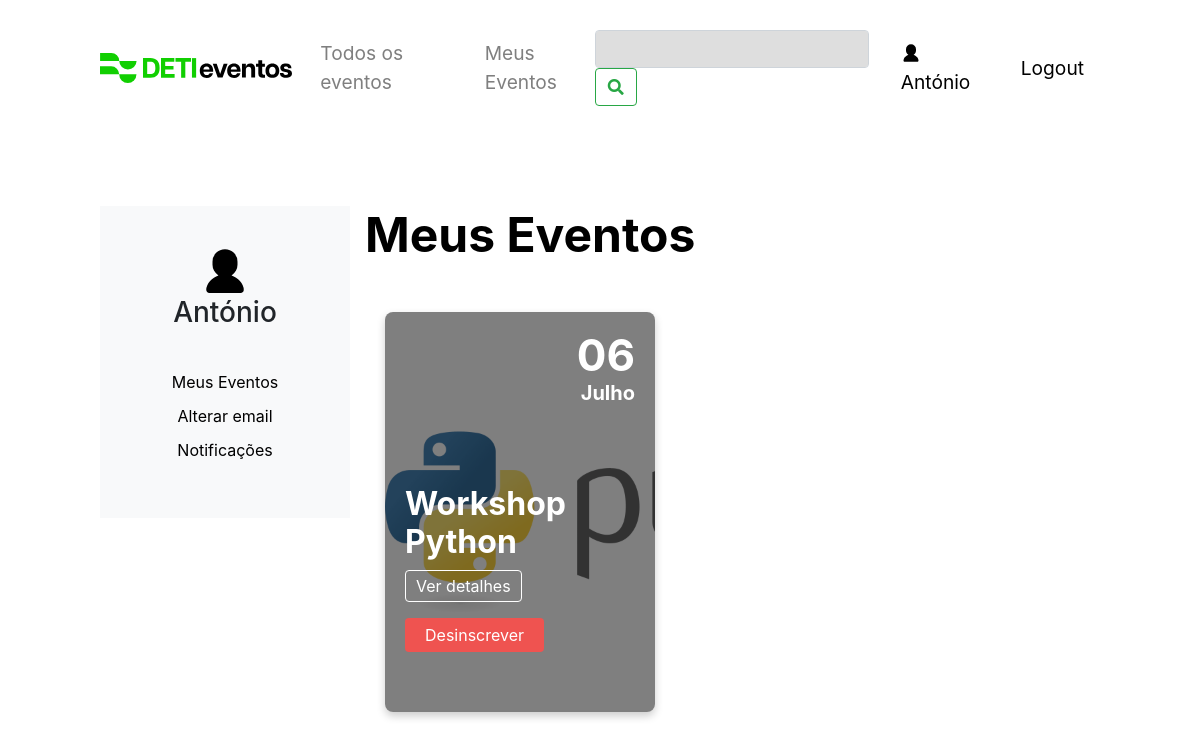
Page /meus_eventos (signed in) on the committed database.
### tables this page shows
CREATE TABLE users (
    id INTEGER PRIMARY KEY,
    email TEXT NOT NULL,
    name TEXT NOT NULL,
    password TEXT NOT NULL
    );

CREATE TABLE events (
    id INTEGER PRIMARY KEY,
    name TEXT NOT NULL,
    description TEXT NOT NULL,
    location TEXT NOT NULL,
    image TEXT,
    date DATE,
    user_id INTEGER,           
    colaborator TEXT , 
    vagas INTEGER,
    lotacao INTEGER,
    preco INTEGER,
    esgotado boolean DEFAULT 0,
    FOREIGN KEY(user_id) REFERENCES users(id)
    );

### DETI_EVENTOS_CODIGO/app.py (the view)
@app.route('/meus_eventos')
def meus_eventos():
    events = get_user_associated_events(2)
    user_id = get_user_id(session.get('user_email'))
    converted_events = []
    for event in events:
        converted_event = list(event)
        converted_event[5] = datetime.strptime(event[5], '%Y-%m-%d').date()
        converted_events.append(tuple(converted_event))
    converted_events.sort(key=lambda x: x[5])
    user = 'user_email' in session
    name = session.get('user_name')
    user_events = get_user_events(user_id)
    user_events = list(user_events)
    event = get_events()
    return render_template('eventos.html', events=converted_events, is_admin=False, user_id=2, name=name, user=user, user_events=user_events, event=event)

### DETI_EVENTOS_CODIGO/app.py (called while the page is built)
@app.template_filter('formatdate')
def format_date(value, format='%d-%B'):
    if value is None:
        return ""
    month_names = {
        'January': 'Janeiro', 'February': 'Fevereiro', 'March': 'Março',
        'April': 'Abril', 'May': 'Maio', 'June': 'Junho',
        'July': 'Julho', 'August': 'Agosto', 'September': 'Setembro',
        'October': 'Outubro', 'November': 'Novembro', 'December': 'Dezembro'
    }
    formatted_date = value.strftime(format)
    for eng, pt in month_names.items():
        formatted_date = formatted_date.replace(eng, pt)
    return formatted_date

### DETI_EVENTOS_CODIGO/models.py (called while the page is built)
def get_user_id(email):
    connection = sqlite3.connect('data.db', check_same_thread=False)
    cursor = connection.cursor()
    cursor.execute("SELECT id FROM users WHERE email = ?", (email,))
    user_id = cursor.fetchall()
    if len(user_id) == 0:
        return None
    return user_id[0][0]

def get_events():
    connection = sqlite3.connect('data.db', check_same_thread=False)
    cursor = connection.cursor()
    try:
        cursor.execute("SELECT * FROM events")
        results = cursor.fetchall()
        return results
    except Exception as e:
        print(e)
        return None

def get_user_events(user_id):
    connection = sqlite3.connect('data.db', check_same_thread=False)
    cursor = connection.cursor()
    try:
        cursor.execute("SELECT * FROM user_events WHERE user_id = ?", (user_id,))
        results = cursor.fetchall()
        return results
    except Exception as e:
        print(e)
        return None

def get_user_associated_events(user_id):
    connection = sqlite3.connect('data.db', check_same_thread=False)
    cursor = connection.cursor()
    cursor.execute("""
    SELECT events.*
    FROM events
    JOIN user_events ON events.id = user_events.event_id
    WHERE user_events.user_id = ?
    """, (user_id,))
    return cursor.fetchall()

### DETI_EVENTOS_CODIGO/templates/eventos.html (shortened to what this page needs)
<!DOCTYPE html>
<html lang="en">
<head>
  <link rel="stylesheet" href="https://cdnjs.cloudflare.com/ajax/libs/font-awesome/5.15.1/css/all.min.css">
  <link rel="stylesheet" href="https://stackpath.bootstrapcdn.com/bootstrap/4.3.1/css/bootstrap.min.css">
  <link rel="stylesheet" href="/static/css/navbar_style.css">
  <link rel="stylesheet" href="/static/css/perfil.css">
  <link rel="stylesheet" href="/static/css/style.css">
  <link rel="stylesheet" href="/static/css/pop_up.css">
  <link rel="stylesheet" href="https://cdn.jsdelivr.net/npm/sweetalert2@11/dist/sweetalert2.min.css">
</head>
<body>
  <nav class="navbar_style navbar navbar-expand-lg navbar-light bg-light">
    <a href="/">
      <img src="/static/images/DETI.svg" alt="DETI Logo">
    </a>
    <div class="collapse navbar-collapse" id="navbarNav">
      <ul class="navbar-nav">
        <li class="nav-item">
          <a class="nav-link navbar_style_links" href="/todos_os_eventos">Todos os eventos</a>
        </li>
        <li class="nav-item">
          <a class="nav-link navbar_style_links" href="/meus_eventos">Meus Eventos</a>
        </li>
      </ul>
      <form class="form-inline ml-auto" action="/search_meus" method="get">
        <input class="form-control mr-sm-2 navbar_style_search" type="text" placeholder="" name="q"
          aria-label="Campo_Pesquisa">
        <button class="btn btn-outline-success my-2 my-sm-0" type="submit"><i class="fas fa-search"
            aria-label="Botao_Pesquisar"></i></button>
      </form>
        {% if user %}
        <a class="nav-link ml-2 navbar_style_login" href="/meus_eventos">
          <img class="login-icon" src="static/images/user_icon.svg" alt="User Icon">
          {{ name }}
          {% endif %}
        </a>
        <a class="nav-link ml-2 navbar_style_login" href="/logout">
          Logout
        </a>
    </div>
  </nav>
  <div class="container-fluid">
    <div class="row">
      <div class="col-md-3 sidebar">
        <div class="user-profile">
          <img src="../static/images/user_icon.svg" alt="User Image" class="user-image">
          <h3>{{name}}</h3>
          <ul class="user-links">
            <li><a href="#">Meus Eventos</a></li>
            <li><a href="#">Alterar email</a></li>
            <li><a href="#">Notificações</a></li>
          </ul>
        </div>
      </div>
      <div class="col-md-9">
        <div class="events-header">
          <h1> Meus Eventos</h1>
        </div>
        <div class="event-card-container">
          {% for event in events %}
          {% if is_admin or user_id == event[6] %}
          <div class="event-card" style="background-image: url('{{event[4]}}'); background-size: cover;">
            <div class="event-content">
              <div class="event-day">{{ event[5]|formatdate('%d') }}</div>
              <div class="event-month">{{ event[5]|formatdate('%B') }}</div>
            </div>
            <div class="event-info">
              <h2 class="event-title">{{event[1]}}</h2>
              <div class="event-details">
                <p class="event-details-btn" data-event-id="{{ event[0] }}" data-event-title="{{ event[1] }}"
                  data-event-description="{{ event[2] }}" data-event-organizer="{{ event[3] }}"
                  data-event-image="{{ event[4] }}" data-event-date="{{ event[5] }}"
                  data-event-capacity="{{ event[8] }}" data-event-price="{{ event[9] }}"
                  data-event-vacancies="{{ event[10] }}" data-event-location="{{ event[6] }}"
                  data-event-collaborator="{{ event[7] }}" data-event-category="{{ event[12] }}">Ver detalhes</p>
              </div>
              {% if not is_admin %}
              {% if user_events[1][0] == user_id and event[0] == user_events[1][1] %}
              <form method="POST" action="/desinscrever/{{ event[0] }}">
                <button type="submit" class="desinscrever-button">Desinscrever</button>
              </form>
              {% else %}
              <form method="POST" action="/inscrever/{{ event[0] }}">
                <button type="submit" class="inscrever-button">Inscrever</button>
              </form>
                {% endif %}
              {% endif %}
            </div>
          </div>
          {% endif %}
          {% endfor %}
        </div>
      </div>
    </div>
  </div>
</body>
</html>

### DETI_EVENTOS_CODIGO/static/css/navbar_style.css (style rules this page uses)
.navbar_style { padding: 30px 0px; margin-bottom: 70px; display: flex; background-color: white !important; font-size: 1.2rem !important; }
.navbar_style img { height: 30px; }
.nav-item { margin-left: 20px !important; }
.navbar_style_login { color: #000 !important; }
.navbar_style_search { background-color: #DEDEDE !important; }
.login-icon { height: 20px; width: 20px; margin-top: -3px; }

### DETI_EVENTOS_CODIGO/static/css/perfil.css (style rules this page uses)
body { margin: 0; padding: 0 100px; font-family: Inter, sans-serif; }
h2 { color: black; font-weight: 700; font-size: 3rem; }
.sidebar { background-color: #f8f9fa; padding: 40px; height: 100%; }
.user-profile { text-align: center; }
.user-image { width: 50px; height: 50px; }
.user-links { list-style: none; padding: 0; margin-top: 40px; }
.user-links li a { display: block; margin-top: 10px; color: black; text-decoration: none; }

### DETI_EVENTOS_CODIGO/static/css/style.css (style rules this page uses)
:root { --primary-color: #4CAF50; --secundary-color: black; }
body { margin: 0; padding: 0 100px; font-family: Inter, sans-serif; }
h1 { color: black; font-weight: 700; font-size: 3rem; }
h2 { color: black; font-weight: 700; font-size: 3rem; }
.navbar { background-color: white; color: var(--secundary-color); overflow: auto; }
.events-header { display: flex; margin-bottom: 20px; justify-content: space-between; align-items: center; }
.event-card-container { display: flex; flex-wrap: wrap; }
.event-card { position: relative; width: 270px; height: 25rem; padding: 20px; border-radius: 8px; box-shadow: 0 4px 8px rgba(0, 0, 0, 0.2); overflow: hidden; margin-right: 20px; background: #fff; margin: 20px; }
.event-card::before { content: ""; position: absolute; top: 0; right: 0; bottom: 0; left: 0; background: rgba(0, 0, 0, 0.5); }
.event-info { position: absolute; bottom: 15%; padding-right: 10px; }
.event-title { margin: 8px 0; font-size: 2rem; color: white; }
.event-details-btn, .event-status-btn, .event-status-btn-verde { padding: 3px 10px; border: none; border-radius: 4px; cursor: pointer; }
.event-details-btn { border: 1px solid white; color: white; }
.event-details { display: flex; justify-content: space-between; align-items: flex-end; }
.event-content { display: block; position: relative; text-align: right; color: white; font-size: 2rem; font-weight: 700; }
.event-day { margin-top: -10px; font-size: 44px; }
.event-month { font-size: 1.25rem; margin-top: -10px; }
.event-content, .event-info, .event-details, .event-title, .event-details-btn, .event-status-btn { color: white; }
.desinscrever-button { background-color: #ef5350; color: white; padding: 5px 20px; border: none; border-radius: 4px; cursor: pointer; }

### rows in the picture
users: name "António"
events: image (picture), event "06", event "Julho", name "Workshop Python"
